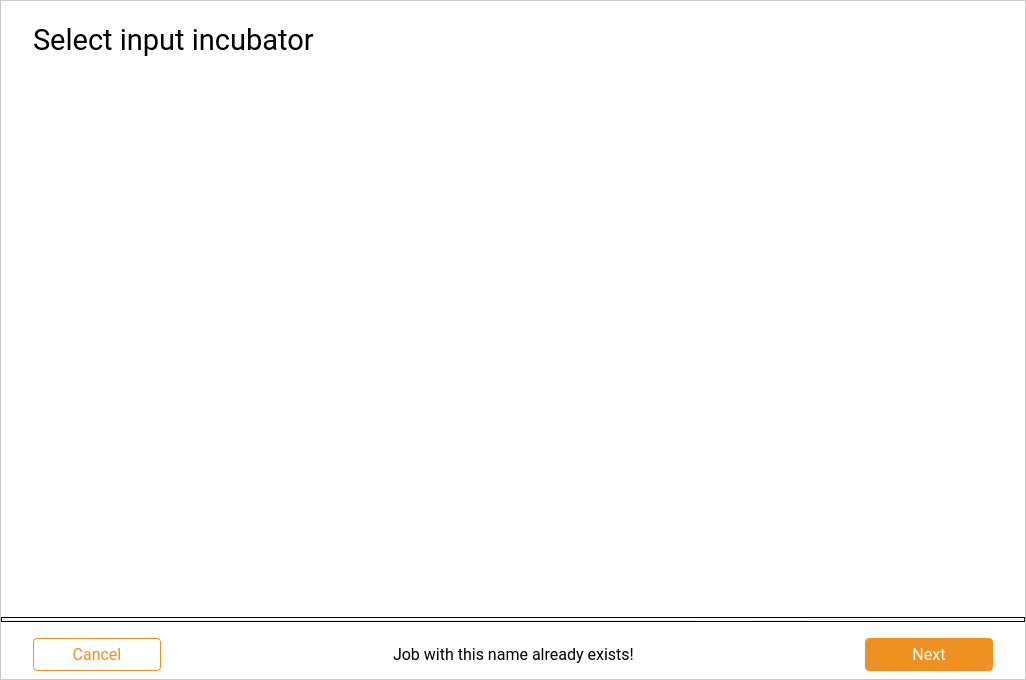
<?xml version="1.0" encoding="UTF-8"?>
<ui version="4.0">
 <class>Dialog</class>
 <widget class="QDialog" name="Dialog">
  <property name="geometry">
   <rect>
    <x>0</x>
    <y>0</y>
    <width>1026</width>
    <height>680</height>
   </rect>
  </property>
  <property name="windowTitle">
   <string>Dialog</string>
  </property>
  <property name="styleSheet">
   <string notr="true">QDialog 
{
background-color: white;
border: 1px solid #C9C9C9;
}</string>
  </property>
  <layout class="QVBoxLayout" name="verticalLayout">
   <property name="spacing">
    <number>16</number>
   </property>
   <property name="leftMargin">
    <number>1</number>
   </property>
   <property name="topMargin">
    <number>0</number>
   </property>
   <property name="rightMargin">
    <number>1</number>
   </property>
   <property name="bottomMargin">
    <number>0</number>
   </property>
   <item>
    <layout class="QHBoxLayout" name="headerIncubatorLayout">
     <property name="spacing">
      <number>0</number>
     </property>
     <property name="leftMargin">
      <number>32</number>
     </property>
     <property name="topMargin">
      <number>23</number>
     </property>
     <property name="rightMargin">
      <number>32</number>
     </property>
     <item>
      <widget class="QLabel" name="headerTitle">
       <property name="font">
        <font>
         <family>Roboto</family>
         <pointsize>22</pointsize>
        </font>
       </property>
       <property name="text">
        <string>&lt;html&gt;&lt;head/&gt;&lt;body&gt;&lt;p unselectable=&quot;on&quot;&gt;&lt;span style=&quot; color:#000000;&quot;&gt;Select input incubator&lt;/span&gt;&lt;/p&gt;&lt;/body&gt;&lt;/html&gt;</string>
       </property>
       <property name="margin">
        <number>0</number>
       </property>
      </widget>
     </item>
     <item>
      <widget class="QPushButton" name="buttonCancel">
       <property name="minimumSize">
        <size>
         <width>30</width>
         <height>30</height>
        </size>
       </property>
       <property name="maximumSize">
        <size>
         <width>30</width>
         <height>30</height>
        </size>
       </property>
       <property name="font">
        <font>
         <family>Roboto</family>
        </font>
       </property>
       <property name="styleSheet">
        <string notr="true">QPushButton{
border: none;
background: #ffffff;
border-radius: 4px;
}

QPushButton:hover{
background: #F4B46B;
color: #ffffff;
}

QPushButton::pressed{
background: #C26F0F;
border: 1px solid #C26F0F;
box-sizing: border-box;
color: #ffffff;
}</string>
       </property>
       <property name="text">
        <string/>
       </property>
       <property name="icon">
        <iconset resource="../../resource.qrc">
         <normaloff>:/button/Gui/Images/close_black_40x40.png</normaloff>:/button/Gui/Images/close_black_40x40.png</iconset>
       </property>
       <property name="autoRepeatDelay">
        <number>303</number>
       </property>
      </widget>
     </item>
    </layout>
   </item>
   <item>
    <widget class="QFrame" name="frame_5">
     <property name="styleSheet">
      <string notr="true">QFrame {
background-color: white;
border: none;
}</string>
     </property>
     <property name="frameShape">
      <enum>QFrame::NoFrame</enum>
     </property>
     <property name="frameShadow">
      <enum>QFrame::Plain</enum>
     </property>
     <property name="lineWidth">
      <number>0</number>
     </property>
     <layout class="QHBoxLayout" name="horizontalLayout" stretch="0">
      <property name="spacing">
       <number>0</number>
      </property>
      <property name="leftMargin">
       <number>0</number>
      </property>
      <property name="topMargin">
       <number>0</number>
      </property>
      <property name="rightMargin">
       <number>0</number>
      </property>
      <property name="bottomMargin">
       <number>0</number>
      </property>
      <item>
       <widget class="QScrollArea" name="scrollArea">
        <property name="styleSheet">
         <string notr="true">QScrollArea {
background-color: white;
border: none;
}

QScrollBar:vertical {
     background-color: #FFFFFF;
     width: 12px;
     margin: 15px 3px 15px 3px;
     border: 1px transparent #FFFFFF;
     border-radius: 2px;
 }

 QScrollBar::handle:vertical {
     background-color: #E7E7E7;
     min-height: 5px;
     border-radius: 2px;
 }

 QScrollBar::sub-line:vertical
 {
     margin: 3px 0px 3px 0px;
     border-image: none;
     height: 0px;
     width: 0px;
     subcontrol-position: top;
     subcontrol-origin: margin;
 }

 QScrollBar::add-line:vertical
 {
     margin: 3px 0px 3px 0px;
     border-image:none;
     height: 0px;
     width: 0px;
     subcontrol-position: bottom;
     subcontrol-origin: margin;
 }

 QScrollBar::sub-line:vertical:hover,QScrollBar::sub-line:vertical:on
 {

     border-image: none;
     height: 0px;
     width: 0px;
     subcontrol-position: top;
     subcontrol-origin: margin;
 }


 QScrollBar::add-line:vertical:hover, QScrollBar::add-line:vertical:on
 {
     border-image: none;
     height: 0px;
     width: 0px;
     subcontrol-position: bottom;
     subcontrol-origin: margin;
 }


 QScrollBar::up-arrow:vertical, QScrollBar::down-arrow:vertical
 {
     background: none;
 }


 QScrollBar::add-page:vertical, QScrollBar::sub-page:vertical
 {
     background: none;
 }</string>
        </property>
        <property name="frameShape">
         <enum>QFrame::NoFrame</enum>
        </property>
        <property name="frameShadow">
         <enum>QFrame::Plain</enum>
        </property>
        <property name="horizontalScrollBarPolicy">
         <enum>Qt::ScrollBarAlwaysOff</enum>
        </property>
        <property name="sizeAdjustPolicy">
         <enum>QAbstractScrollArea::AdjustToContents</enum>
        </property>
        <property name="widgetResizable">
         <bool>true</bool>
        </property>
        <widget class="QWidget" name="scrollAreaWidgetContents">
         <property name="geometry">
          <rect>
           <x>0</x>
           <y>0</y>
           <width>1024</width>
           <height>522</height>
          </rect>
         </property>
         <property name="sizePolicy">
          <sizepolicy hsizetype="Expanding" vsizetype="Expanding">
           <horstretch>0</horstretch>
           <verstretch>0</verstretch>
          </sizepolicy>
         </property>
         <property name="minimumSize">
          <size>
           <width>1024</width>
           <height>520</height>
          </size>
         </property>
         <property name="styleSheet">
          <string notr="true">QWidget {background-color: white;
border: none;
}</string>
         </property>
         <layout class="QVBoxLayout" name="verticalLayout_2">
          <property name="spacing">
           <number>0</number>
          </property>
          <property name="sizeConstraint">
           <enum>QLayout::SetFixedSize</enum>
          </property>
          <property name="leftMargin">
           <number>0</number>
          </property>
          <property name="topMargin">
           <number>0</number>
          </property>
          <property name="rightMargin">
           <number>0</number>
          </property>
          <property name="bottomMargin">
           <number>0</number>
          </property>
          <item>
           <layout class="QGridLayout" name="incubatorsLayout">
            <property name="sizeConstraint">
             <enum>QLayout::SetFixedSize</enum>
            </property>
            <property name="leftMargin">
             <number>15</number>
            </property>
            <property name="spacing">
             <number>5</number>
            </property>
           </layout>
          </item>
         </layout>
        </widget>
       </widget>
      </item>
     </layout>
    </widget>
   </item>
   <item>
    <widget class="QFrame" name="delimeterLayout">
     <property name="minimumSize">
      <size>
       <width>0</width>
       <height>5</height>
      </size>
     </property>
     <property name="maximumSize">
      <size>
       <width>16777215</width>
       <height>5</height>
      </size>
     </property>
     <property name="styleSheet">
      <string notr="true">QFrame{
background-color:qlineargradient(spread:pad, x1:0.525, y1:1, x2:0.514, y2:0, stop:0 rgba(240, 240, 240, 255), stop:1 rgba(255, 255, 255, 255))
}</string>
     </property>
     <property name="frameShape">
      <enum>QFrame::StyledPanel</enum>
     </property>
     <property name="frameShadow">
      <enum>QFrame::Raised</enum>
     </property>
     <property name="lineWidth">
      <number>6</number>
     </property>
     <layout class="QVBoxLayout" name="verticalLayout_5">
      <item>
       <layout class="QVBoxLayout" name="verticalLayout_4">
        <property name="spacing">
         <number>0</number>
        </property>
       </layout>
      </item>
     </layout>
    </widget>
   </item>
   <item>
    <widget class="QFrame" name="buttonsFormFrame">
     <layout class="QVBoxLayout" name="buttonsFormFramew">
      <property name="spacing">
       <number>0</number>
      </property>
      <property name="leftMargin">
       <number>0</number>
      </property>
      <property name="topMargin">
       <number>0</number>
      </property>
      <property name="rightMargin">
       <number>0</number>
      </property>
      <item>
       <layout class="QGridLayout" name="gridLayoutButtonsForm">
        <property name="leftMargin">
         <number>32</number>
        </property>
        <property name="rightMargin">
         <number>32</number>
        </property>
        <property name="verticalSpacing">
         <number>0</number>
        </property>
        <item row="0" column="0">
         <widget class="QPushButton" name="cancelButton">
          <property name="minimumSize">
           <size>
            <width>128</width>
            <height>33</height>
           </size>
          </property>
          <property name="maximumSize">
           <size>
            <width>128</width>
            <height>33</height>
           </size>
          </property>
          <property name="sizeIncrement">
           <size>
            <width>128</width>
            <height>33</height>
           </size>
          </property>
          <property name="baseSize">
           <size>
            <width>128</width>
            <height>33</height>
           </size>
          </property>
          <property name="font">
           <font>
            <family>Roboto</family>
            <pointsize>12</pointsize>
           </font>
          </property>
          <property name="styleSheet">
           <string notr="true">QPushButton{
background: #ffffff;
border: 1px solid  #EF9023;
box-sizing: border-box;
color: #EF9023;
border-radius: 4px;
}

QPushButton:hover{
background: #F4B46B;
color: #ffffff;
}

QPushButton::pressed{
background: #C26F0F;
border: 1px solid #C26F0F;
box-sizing: border-box;
color: #ffffff;
}

QPushButton:disabled {
color: #FAE1C3;
background-color: #ffffff;
border: 1px solid  #FAE1C3;
}</string>
          </property>
          <property name="text">
           <string>Cancel</string>
          </property>
         </widget>
        </item>
        <item row="0" column="1">
         <spacer name="horizontalSpacer_3">
          <property name="orientation">
           <enum>Qt::Horizontal</enum>
          </property>
          <property name="sizeHint" stdset="0">
           <size>
            <width>40</width>
            <height>20</height>
           </size>
          </property>
         </spacer>
        </item>
        <item row="0" column="4">
         <layout class="QGridLayout" name="gridLayoutButtons">
          <property name="horizontalSpacing">
           <number>18</number>
          </property>
          <item row="0" column="0">
           <widget class="QPushButton" name="nextButton">
            <property name="enabled">
             <bool>true</bool>
            </property>
            <property name="minimumSize">
             <size>
              <width>128</width>
              <height>33</height>
             </size>
            </property>
            <property name="maximumSize">
             <size>
              <width>128</width>
              <height>33</height>
             </size>
            </property>
            <property name="sizeIncrement">
             <size>
              <width>128</width>
              <height>33</height>
             </size>
            </property>
            <property name="baseSize">
             <size>
              <width>128</width>
              <height>33</height>
             </size>
            </property>
            <property name="font">
             <font>
              <family>Roboto</family>
              <pointsize>12</pointsize>
             </font>
            </property>
            <property name="styleSheet">
             <string notr="true">QPushButton{
background: #EF9023;
border: 1px solid  #EF9023;
box-sizing: border-box;
color: #ffffff;
border-radius: 4px;
}

QPushButton:hover{
background: #F4B46B;
color: #ffffff;
}

QPushButton::pressed{
background: #C26F0F;
border: 1px solid #C26F0F;
box-sizing: border-box;
color: #ffffff;
}

QPushButton:disabled {
background-color: #FAE1C3;
border: 1px solid  #FAE1C3;
}</string>
            </property>
            <property name="text">
             <string>Next</string>
            </property>
           </widget>
          </item>
         </layout>
        </item>
        <item row="0" column="3">
         <spacer name="horizontalSpacer">
          <property name="orientation">
           <enum>Qt::Horizontal</enum>
          </property>
          <property name="sizeHint" stdset="0">
           <size>
            <width>40</width>
            <height>20</height>
           </size>
          </property>
         </spacer>
        </item>
        <item row="0" column="2">
         <widget class="QLabel" name="messageErrorLabel">
          <property name="minimumSize">
           <size>
            <width>150</width>
            <height>0</height>
           </size>
          </property>
          <property name="font">
           <font>
            <family>Roboto</family>
            <pointsize>12</pointsize>
           </font>
          </property>
          <property name="text">
           <string>Job with this name already exists!</string>
          </property>
         </widget>
        </item>
       </layout>
      </item>
     </layout>
    </widget>
   </item>
  </layout>
 </widget>
 <resources>
  <include location="../../resource.qrc"/>
 </resources>
 <connections/>
</ui>
